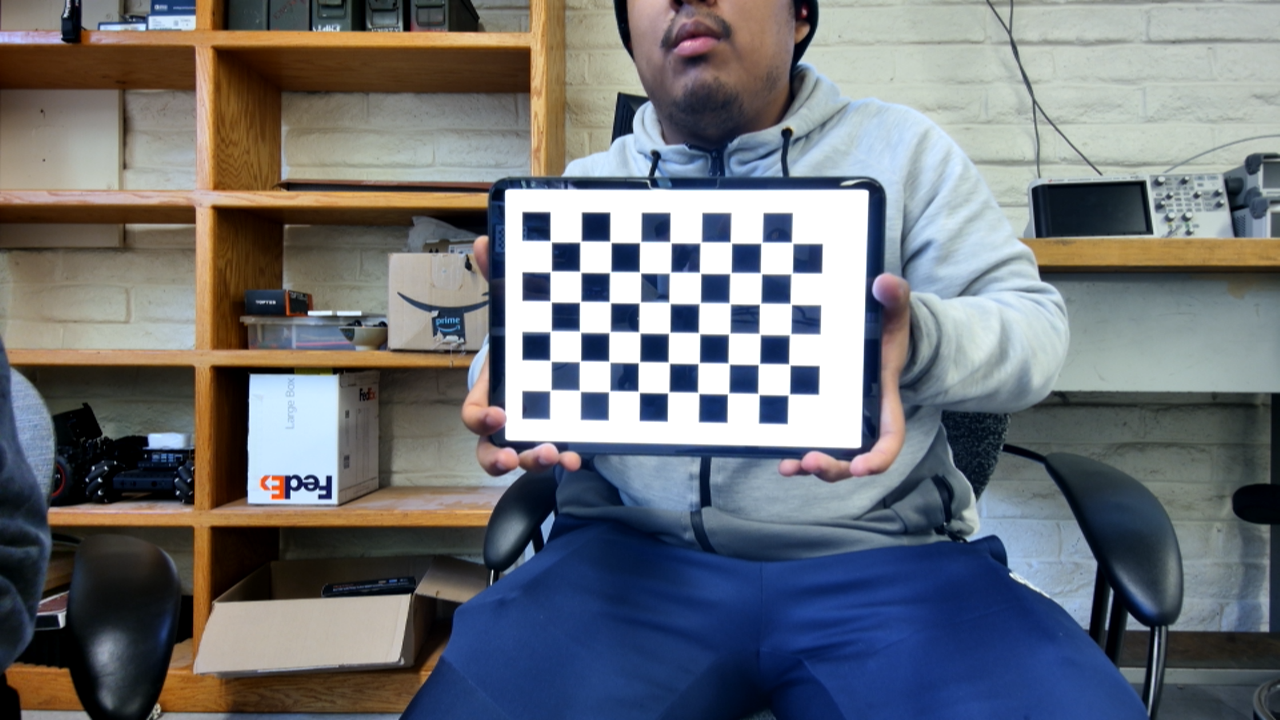
#> input picture images/image0.png, 1280 x 720 px, given in place of the camera
$ python video.py
#> lines starting #> are read from the running program, lines starting #| are printed output that depends on the picture; after the words box and inside, x2 and y2 are one past the last pixel; in counts of white or black regions, pixels touching at a corner belong together
# Python code for Multiple Color Detection
import cap as cap
import numpy as np
import cv2

# Capturing video through webcam
# Python code for Multiple Color Detection


import numpy as np
import cv2

# Capturing video through webcam
webcam = cv2.VideoCapture(0)

# Start a while loop
while (1):

    # Reading the video from the
    # webcam in image frames
    _, imageFrame = webcam.read()
#> imageFrame is the input picture: shape (720, 1280, 3); mean B, G, R 118.5, 113.3, 110.1

    # Convert the imageFrame in
    # BGR(RGB color space) to
    # HSV(hue-saturation-value)
    # color space
    hsvFrame = cv2.cvtColor(imageFrame, cv2.COLOR_BGR2HSV)
#> hsvFrame: shape (720, 1280, 3); mean H, S, V 67.1, 91.2, 132.8

    # Set range for red color and
    # define mask
    red_lower = np.array([10, 100, 20], np.uint8)
    red_upper = np.array([15, 255, 200], np.uint8)
    red_mask = cv2.inRange(hsvFrame, red_lower, red_upper)
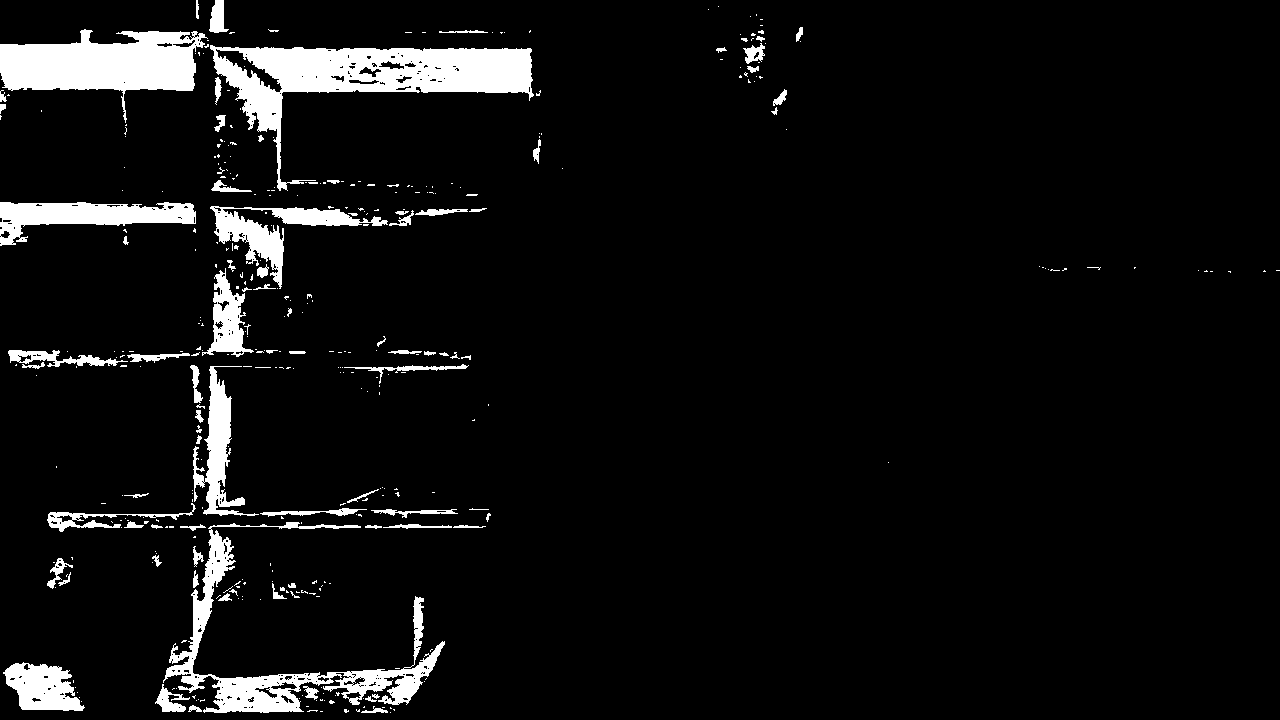
#> red_mask: shape (720, 1280); 6.3% white; 382 white regions (298 under 20 px), largest, box (x1, y1, x2, y2) and area: (210, 45, 534, 191) 14019, (0, 29, 208, 123) 9836, (163, 522, 445, 713) 8855

    # Set range for green color and
    # define mask
    green_lower = np.array([10, 100, 20], np.uint8)
    green_upper = np.array([20, 255, 200], np.uint8)
    green_mask = cv2.inRange(hsvFrame, green_lower, green_upper)
#> green_mask: shape (720, 1280); 11.1% white; 210 white regions (172 under 20 px), largest, box (x1, y1, x2, y2) and area: (8, 203, 491, 713) 44779, (210, 0, 568, 192) 25558, (0, 0, 297, 147) 10927

    # Set range for blue color and
    # define mask
    blue_lower = np.array([10, 100, 20], np.uint8)
    blue_upper = np.array([20, 255, 200], np.uint8)
    blue_mask = cv2.inRange(hsvFrame, blue_lower, blue_upper)

    # Morphological Transform, Dilation
    # for each color and bitwise_and operator
    # between imageFrame and mask determines
    # to detect only that particular color
    kernel = np.ones((5, 5), "uint8")

    # For red color
    red_mask = cv2.dilate(red_mask, kernel)
#> red_mask: shape (720, 1280); 10.2% white; 86 white regions, largest, box (x1, y1, x2, y2) and area: (0, 0, 543, 198) 30916, (45, 363, 493, 715) 29246, (6, 204, 489, 371) 13759
    res_red = cv2.bitwise_and(imageFrame, imageFrame,
                              mask=red_mask)

    # For green color
    green_mask = cv2.dilate(green_mask, kernel)
#> green_mask: shape (720, 1280); 14.3% white; 59 white regions
    res_green = cv2.bitwise_and(imageFrame, imageFrame,
                                mask=green_mask)
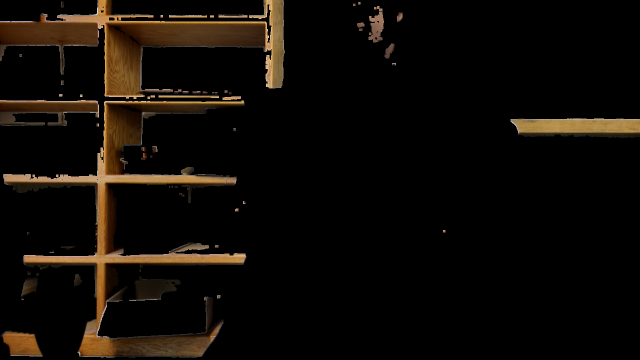
#> res_green: shape (720, 1280, 3) (shown at 1/2 size); mean B, G, R 5.9, 10.7, 15.1

    # For blue color
    blue_mask = cv2.dilate(blue_mask, kernel)
    res_blue = cv2.bitwise_and(imageFrame, imageFrame,
                               mask=blue_mask)

    # Creating contour to track red color
    contours, hierarchy = cv2.findContours(red_mask,
                                           cv2.RETR_TREE,
                                           cv2.CHAIN_APPROX_SIMPLE)
#> contours = 146 contours, 62 with area under 20; largest, box (x1, y1, x2, y2) and area: (0, 0, 543, 198) 30109, (45, 363, 493, 715) 28175, (6, 204, 489, 371) 13280, (0, 200, 198, 248) 5392, (1, 660, 87, 713) 3281

    for pic, contour in enumerate(contours):
        area = cv2.contourArea(contour)
        if (area > 300):
            x, y, w, h = cv2.boundingRect(contour)
            imageFrame = cv2.rectangle(imageFrame, (x, y),
                                       (x + w, y + h),
                                       (0, 75, 150), 2)

            cv2.putText(imageFrame, "Brown", (x, y),
                        cv2.FONT_HERSHEY_SIMPLEX, 1.0,
                        (0, 0, 255))
#> this loop made 146 passes
#> (area, x, y, w, h) on passes 2, 4, 8, 25, 58, 62, 79, 93: (3281, 1, 660, 86, 53), (734.5, 270, 578, 63, 23), (699, 45, 555, 30, 36), (28175, 45, 363, 448, 352), (1092, 336, 362, 135, 27), (571.5, 386, 348, 87, 14), (13280, 6, 204, 483, 167), (5392, 0, 200, 198, 48)
#> pass 2, `imageFrame = cv2.rectangle(imageFrame, (x, y), (x + w, y + h), (0, 75,..`:
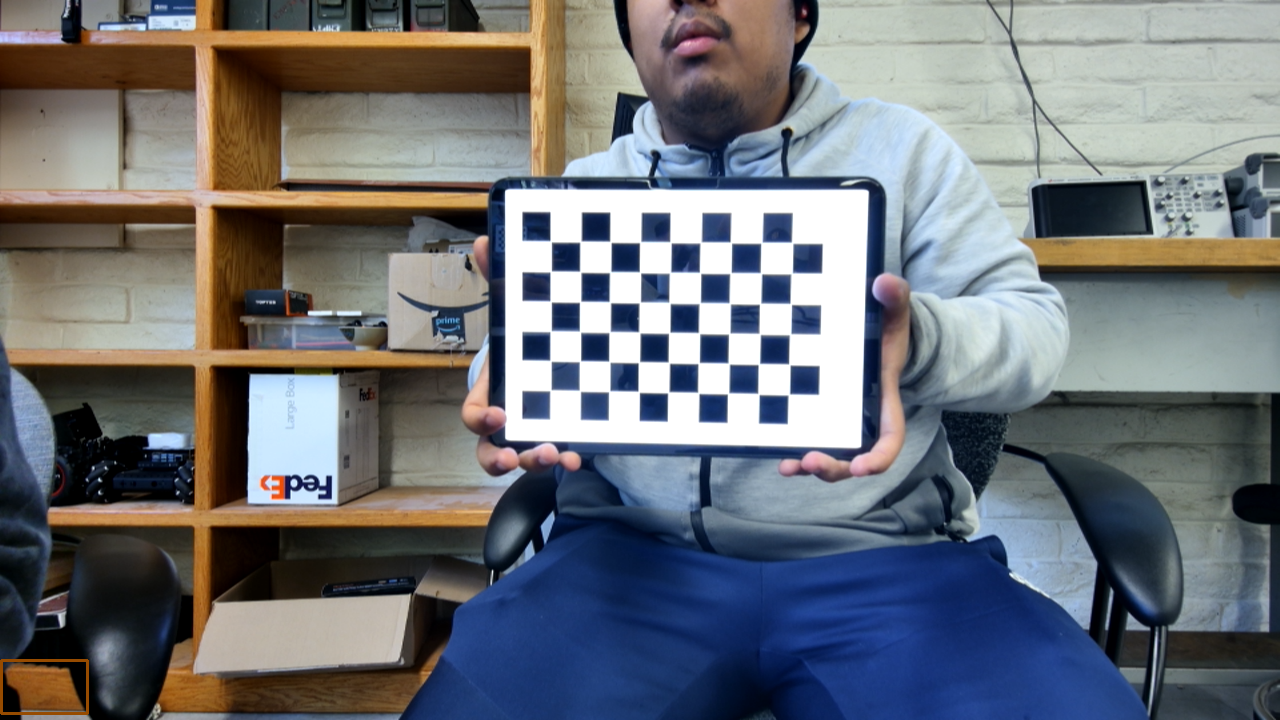
#> imageFrame: shape (720, 1280, 3); 0.09% of pixels changed, all inside (x1, y1, x2, y2) = (0, 659, 89, 715)
#> after the loop:
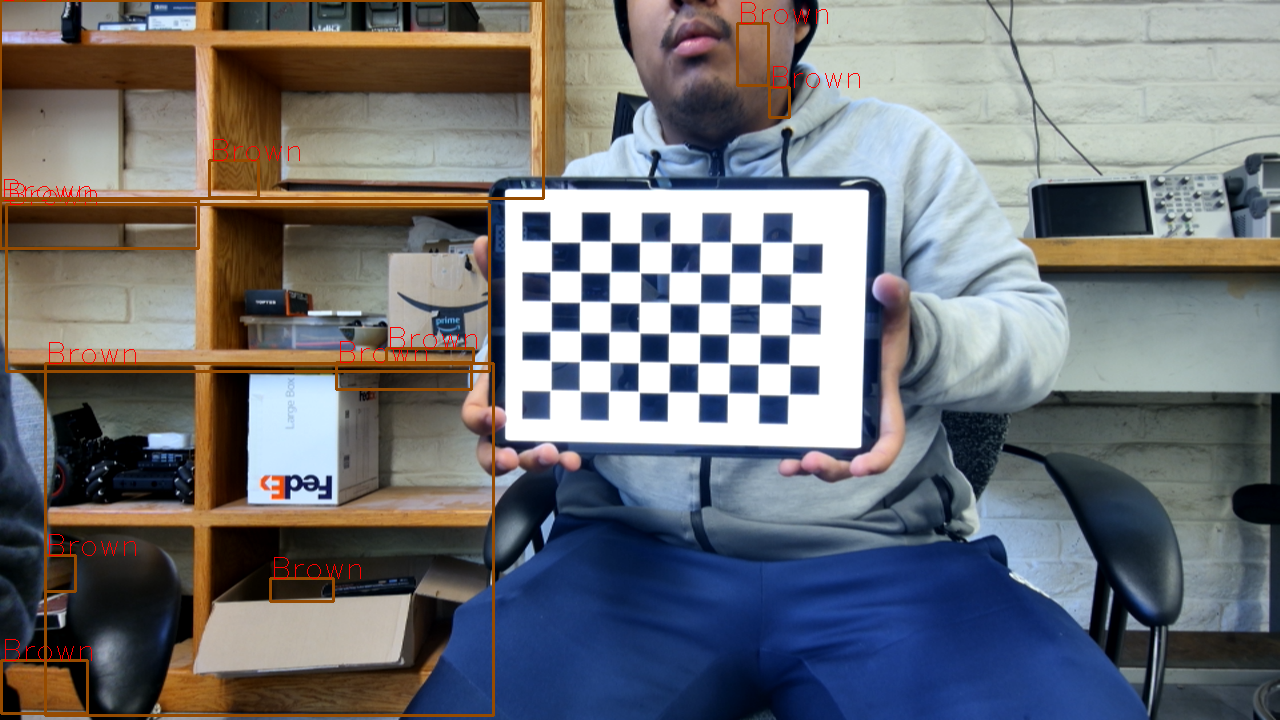
#> imageFrame: shape (720, 1280, 3); 2.03% of pixels changed, all inside (x1, y1, x2, y2) = (0, 0, 860, 717)

            # Program Termination
    cv2.imshow("Multiple Color Detection in Real-TIme", imageFrame)
    if cv2.waitKey(10) & 0xFF == ord('q'):
#> (key q is pressed here)
        cap.release()
#> (this line was passed over: cap is not available in this run)
        cv2.waitKey(0)
        cv2.destroyAllWindows()
        break

$ run again, on images/image10.png
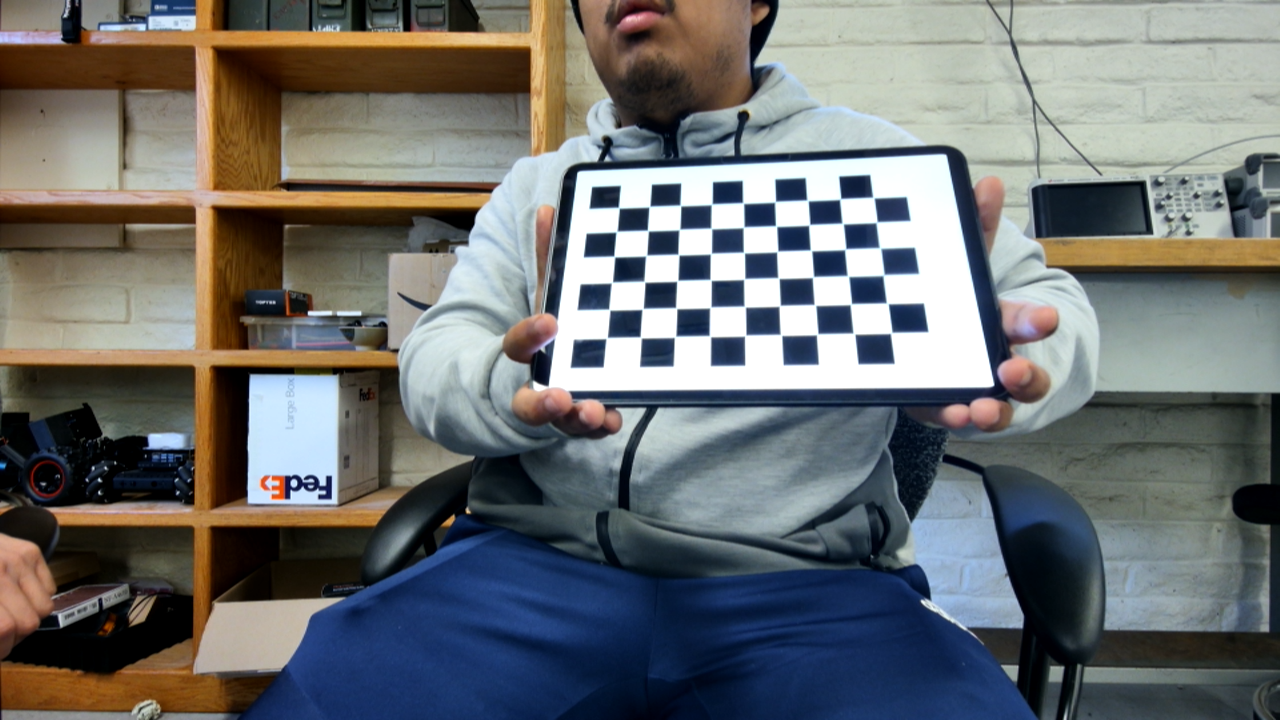
#> input picture images/image10.png, 1280 x 720 px, given in place of the camera
#> imageFrame is the input picture: shape (720, 1280, 3); mean B, G, R 111.1, 111.1, 108.9
#> hsvFrame: shape (720, 1280, 3); mean H, S, V 64.2, 92.6, 127.2
#> `red_mask = cv2.inRange(hsvFrame, red_lower, red_upper)`:
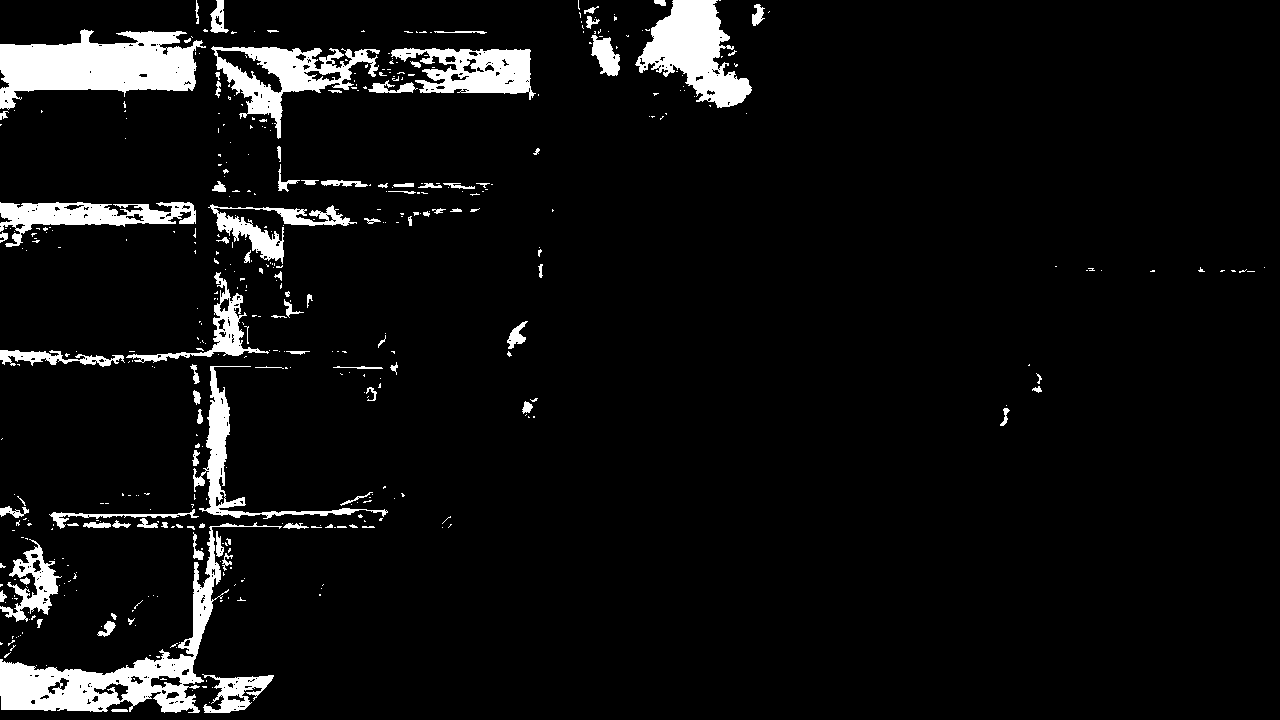
#> red_mask: shape (720, 1280); 6.3% white; 452 white regions (356 under 20 px), largest, box (x1, y1, x2, y2) and area: (0, 29, 206, 110) 9809, (0, 522, 282, 713) 9268, (635, 0, 752, 108) 6346
#> contours = 188 contours, 78 with area under 20; largest, box (x1, y1, x2, y2) and area: (0, 364, 390, 715) 27469, (209, 44, 541, 141) 15980, (0, 27, 208, 128) 11500, (633, 0, 754, 110) 7809, (0, 262, 312, 370) 5798
#> the loop `for pic, contour in enumerate(contours):` made 188 passes
#> (area, x, y, w, h) on passes 3, 16, 34, 49, 71, 83, 98, 114: (364.5, 95, 611, 24, 28), (3732, 0, 535, 79, 95), (609, 0, 492, 34, 41), (27469, 0, 364, 390, 351), (1169, 166, 513, 197, 14), (520.5, 505, 319, 25, 40), (5798.5, 0, 262, 312, 108), (484, 398, 206, 66, 22)
#> after the loop `for pic, contour in enumerate(contours):`:
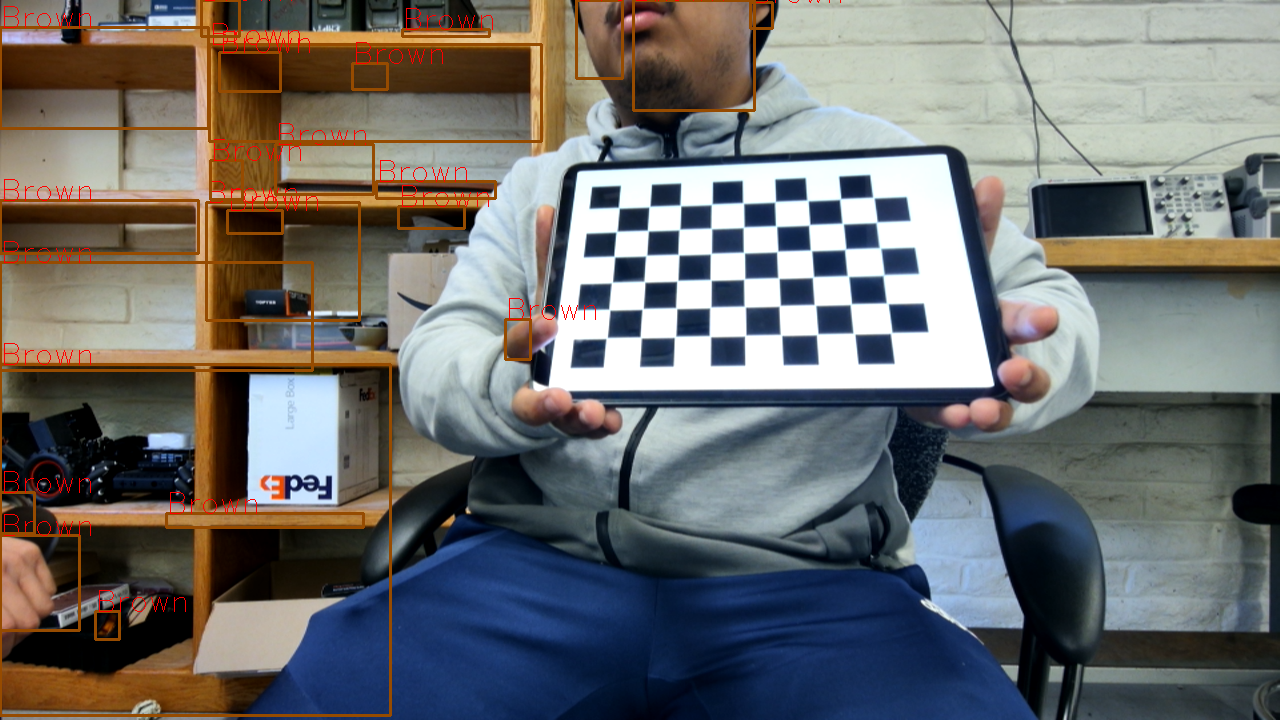
#> imageFrame: shape (720, 1280, 3); mean B, G, R 108.9, 110.1, 110.3
